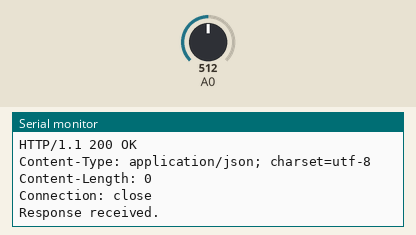
Bench run of a sketch on a simulated ESP8266 (NodeMCU). Parts: the last lines printed to the serial monitor. Inputs (shaded band) come from the test bench; at power-on: A0 = 512. WiFi joins after 1.5 s; servers stay silent unless stated; uploads are accepted with an empty reply.

Above: at 3.2 s.
3.3 s: A0 set to 716
At 4.47 s:
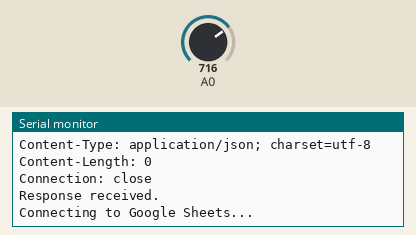
6.3 s: A0 set to 900
At 7.4 s:
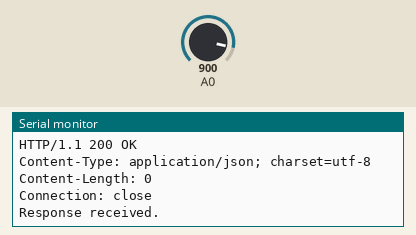

The sketch:

adc-values.ino
```cpp
#include <ESP8266WiFi.h>
#include <WiFiClientSecure.h>

const char* ssid = "Waheed-mobilenet";
const char* password = "9abbd7e64f97";

const char* host = "script.google.com";
const int httpsPort = 443;

WiFiClientSecure client;

String GAS_ID = "AKfycbzIB5kHD9Pc1YrQUXopQ7KIzOVqorTR2-QD3ThHBAzR5-XTypSAjWfe2P09BEG1X5cA";

void setup() {
  Serial.begin(115200);
  delay(500);

  WiFi.begin(ssid, password);
  Serial.println("");
  Serial.print("Connecting");

  while (WiFi.status() != WL_CONNECTED) {
    delay(500);
    Serial.print(".");
  }

  Serial.println("");
  Serial.print("Connected to WiFi: ");
  Serial.println(ssid);
  Serial.print("IP Address: ");
  Serial.println(WiFi.localIP());
  Serial.println();

  client.setInsecure();
}

void loop() {
  // Read analog sensor values and calculate corresponding voltages
  int sensorValue = analogRead(A0);
  float voltage = sensorValue * (3.3 / 1023.0);

  // Send analog sensor data to Google Sheets
  sendData(sensorValue, voltage);
  delay(2000);
}

// Function to send analog sensor data to Google Sheets
void sendData(int sensorVal, float voltage) {
  Serial.println("Connecting to Google Sheets...");

  if (!client.connect(host, httpsPort)) {
    Serial.println("Connection to Google Sheets failed.");
    return;
  }

  String sensorData = String(sensorVal);
  String voltageData = String(voltage, 3);

  String url = "/macros/s/" + GAS_ID + "/exec?sensor=" + sensorData + "&voltage=" + voltageData;
  Serial.print("Requesting URL: ");
  Serial.println(url);

  client.print(String("GET ") + url + " HTTP/1.1\r\n" +
               "Host: " + host + "\r\n" +
               "User-Agent: ESP8266\r\n" +
               "Connection: close\r\n\r\n");

  Serial.println("Request sent.");

  while (client.connected()) {
    if (client.available()) {
      String line = client.readStringUntil('\n');
      Serial.println(line);
    }
  }

  Serial.println("Response received.");
  client.stop();
}
```

Measured:
- after the input at 6.3 s, the serial monitor: prints a new line after 0.52 s (image 2)
